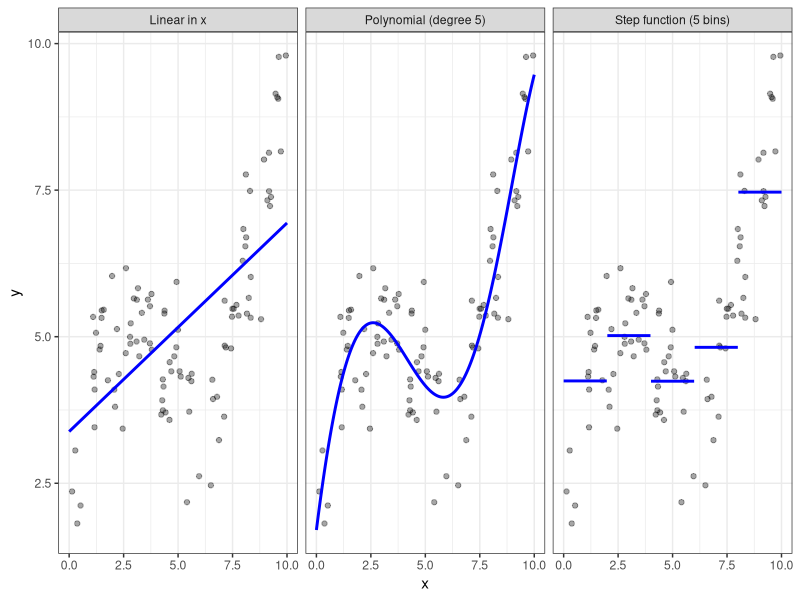
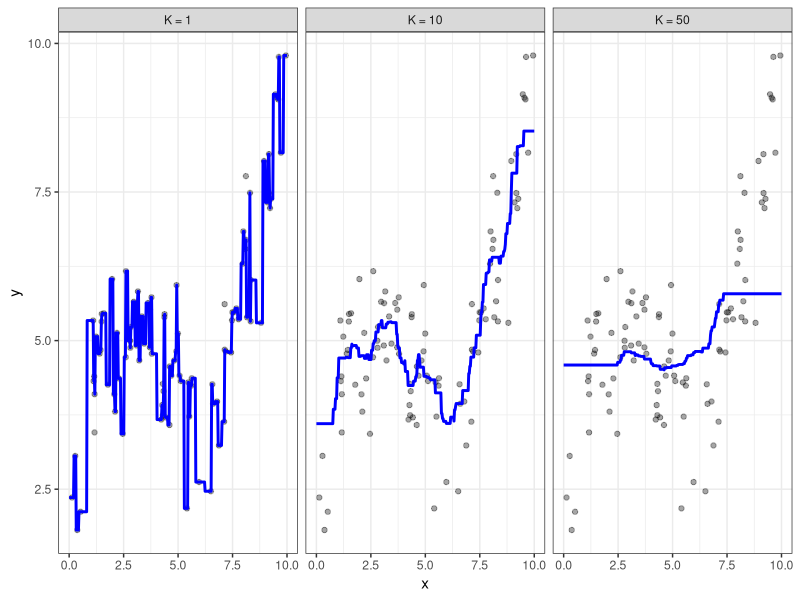

Source code (R) for these figures, in order:
## ---- chunk 1
#| include: false
library("tidyverse")
theme_set(theme_bw())
## ---- chunk 2
#| output: false
set.seed(20260916)

sim <- tibble(x = runif(100, 0, 10)) |>
  mutate(y = 2 + 0.6 * x + 1.8 * sin(x / 1.4) + rnorm(100, 0, 0.9))

cuts     <- seq(0, 10, length.out = 6)
sim_grid <- tibble(x = seq(0, 10, length.out = 400))

fit_grid <- function(model, label, binned = FALSE) {
  sim_grid |>
    mutate(yhat = predict(model, sim_grid),
           fit  = label,
           bin  = if (binned) as.character(cut(x, cuts, include.lowest = TRUE))
                  else "all")
}

sim_pred <- bind_rows(
  fit_grid(lm(y ~ x,                                   data = sim), "Linear in x"),
  fit_grid(lm(y ~ poly(x, 5),                          data = sim), "Polynomial (degree 5)"),
  fit_grid(lm(y ~ cut(x, cuts, include.lowest = TRUE), data = sim), "Step function (5 bins)",
           binned = TRUE)
)

flexibility_plot <- ggplot(sim, aes(x = x, y = y)) +
  geom_point(alpha = 0.35) +
  geom_line(data = sim_pred, aes(y = yhat, group = interaction(fit, bin)),
            color = "blue", linewidth = 1) +
  facet_wrap(~ fit)
## ---- chunk 3
#| echo: false
#| fig-width: 9
#| fig-height: 3.2
flexibility_plot
## ---- chunk 4
knn_reg <- function(x0, x, y, K) {
  sapply(x0, function(z) mean(y[order(abs(x - z))[1:K]]))
}
## ---- chunk 5
#| output: false
knn_pred <- map_df(c(1, 10, 50), function(K) {
  sim_grid |>
    mutate(yhat = knn_reg(x, sim$x, sim$y, K),
           K    = paste("K =", K))
}) |>
  mutate(K = factor(K, levels = paste("K =", c(1, 10, 50))))

knn_plot <- ggplot(sim, aes(x = x, y = y)) +
  geom_point(alpha = 0.35) +
  geom_line(data = knn_pred, aes(y = yhat), color = "blue", linewidth = 1) +
  facet_wrap(~ K)
## ---- chunk 6
#| echo: false
#| fig-width: 9
#| fig-height: 3.2
knn_plot
